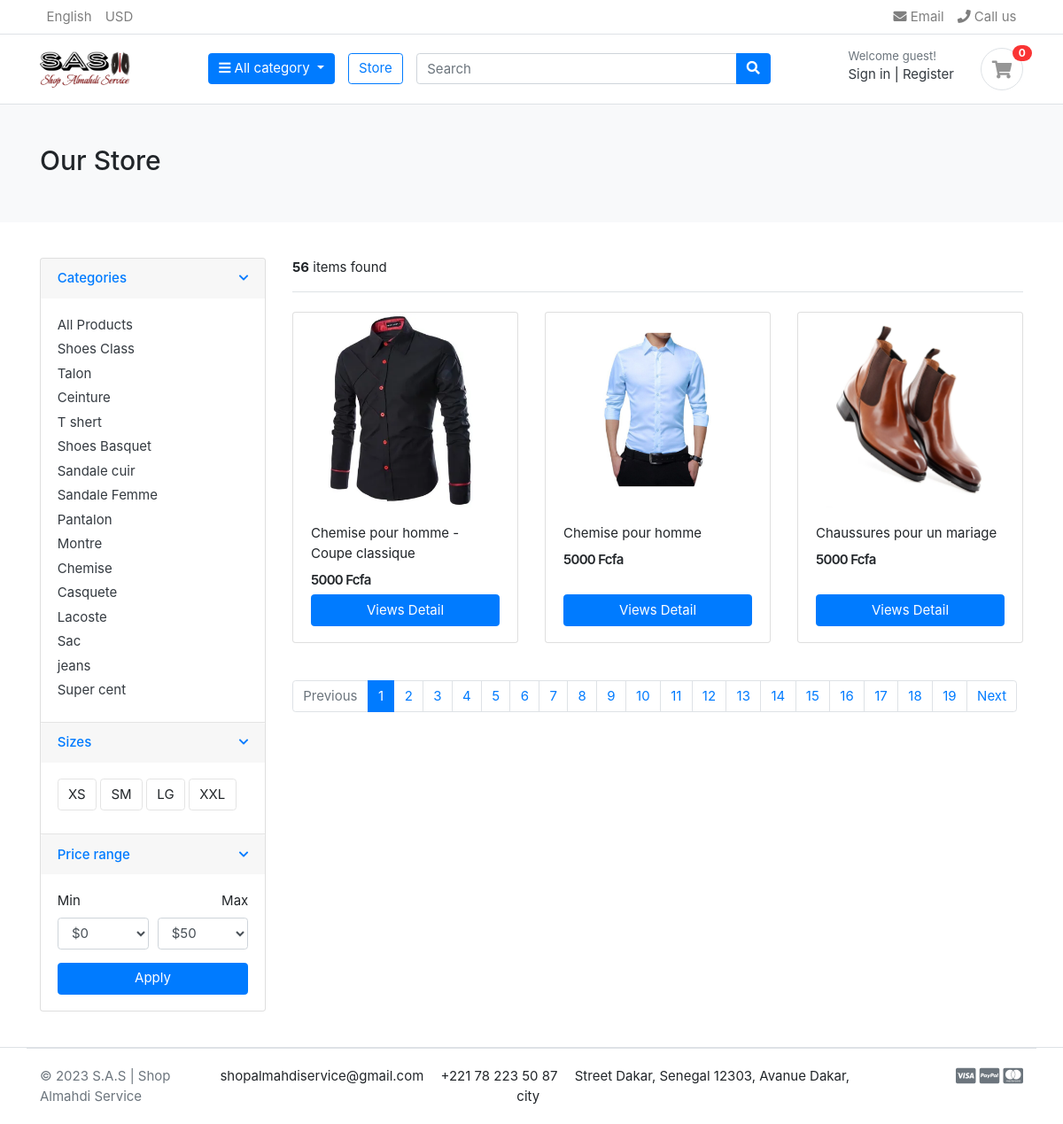
/store/, run on the app's committed database.
### category/models.py (models this page shows, shortened)
class Category (models.Model):
    category_name = models.CharField(max_length=50, unique=True)
    slug = models.SlugField(max_length=100, unique=True)
    description = models.TextField(max_length=255, blank=True)
    cat_image = models.ImageField(upload_to='photos/categories', blank=True)
    class Meta:
        verbose_name = 'category'
        verbose_name_plural = 'categories'
    def get_url(self):
        return reverse('product_by_category', args=[self.slug])

### store/models.py (models this page shows, shortened)
class Product(models.Model):
  product_name    = models.CharField(max_length=200, unique=True)
  slug            = models.SlugField(max_length=200, unique=True)
  description     = models.TextField(max_length=500, blank=True)
  price           = models.IntegerField()
  images          = models.ImageField(upload_to='photo/produts')
  stock           = models.IntegerField()
  is_available    = models.BooleanField(default=True)
  category        = models.ForeignKey(Category, on_delete=models.CASCADE)
  created_date    = models.DateTimeField(auto_now_add=True)
  modified_date   = models.DateField(auto_now=True)
  def get_url(self):
    return reverse('product_detail', args=[self.category.slug, self.slug])

### store/views.py (the view)
# urls.py: path('store/', include('store.urls')),
def store(request, category_slug=None):
    categories = None
    products = None
    if category_slug != None:
       categories = get_object_or_404(Category, slug=category_slug)
       products = Product.objects.filter(category=categories, is_available=True)
       paginator = Paginator(products, 2)
       page = request.GET.get('page')
       page_products = paginator.get_page(page)
       Product_count = products.count()
    else:
       products = Product.objects.all().filter(is_available=True).order_by('id')
       paginator = Paginator(products, 3)
       page = request.GET.get('page')
       page_products = paginator.get_page(page)
       Product_count = products.count()
    context = {
        'products': page_products,
        'Product_count' : Product_count,
            }
    return render(request, 'store/store.html', context)

### carts/context_processors.py (called while the page is built)
def counter(request):
  cart_count = 0
  if 'admin' in request.path:
    return {}
  else:
    try:
      cart = Cart.objects.filter(cart_id=_cart_id(request))
      if request.user.is_authenticated:
          cart_items = CartItem.objects.all().filter(user=request.user)
      else:
          cart_items = CartItem.objects.all().filter(cart=cart[:1])
      for cart_item in cart_items:
        cart_count += cart_item.quantity
    except Cart.DoesNotExist:
      cart_count = 0
  return dict(cart_count=cart_count)

### carts/views.py (called while the page is built)
def _cart_id(request):
  cart = request.session.session_key
  if not cart:
    cart = request.session.create()
  return cart

### category/context_processors.py (called while the page is built)
def menu_links(request):
  links = Category.objects.all()
  return dict(links=links)

### templates/store/store.html (shortened to what this page needs)
{% extends "base.html" %} {% load static %} {% block content %}
<section class="section-pagetop bg">
  <div class="container">
    {% if 'search' in request.path %}
      <h2 class="title-page">Search Result</h2>
    {% else %}
      <h2 class="title-page">Our Store</h2>
    {% endif %}
  </div>
</section>
<section class="section-content padding-y">
  <div class="container">
    <div class="row">
      <aside class="col-md-3">
        <div class="card">
          <article class="filter-group">
            <header class="card-header">
              <a
                href="#"
                data-toggle="collapse"
                data-target="#collapse_1"
                aria-expanded="true"
                class=""
              >
                <i class="icon-control fa fa-chevron-down"></i>
                <h6 class="title">Categories</h6>
              </a>
            </header>
            <div class="filter-content collapse show" id="collapse_1" style="">
              <div class="card-body">
                <ul class="list-menu">
                  <li><a href="{% url 'store' %}">All Products</a></li>
                  {% for category in links %}
                    <li><a href="{{ category.get_url }}">{{category.category_name}}</a></li>
                  {% endfor %}
                </ul>
              </div>
            </div>
          </article>
          <article class="filter-group">
            <header class="card-header">
              <a
                href="#"
                data-toggle="collapse"
                data-target="#collapse_4"
                aria-expanded="true"
                class=""
              >
                <i class="icon-control fa fa-chevron-down"></i>
                <h6 class="title">Sizes</h6>
              </a>
            </header>
            <div class="filter-content collapse show" id="collapse_4" style="">
              <div class="card-body">
                <label class="checkbox-btn">
                  <span class="btn btn-light"> XS </span>
                </label>
                <label class="checkbox-btn">
                  <span class="btn btn-light"> SM </span>
                </label>
                <label class="checkbox-btn">
                  <span class="btn btn-light"> LG </span>
                </label>
                <label class="checkbox-btn">
                  <span class="btn btn-light"> XXL </span>
                </label>
              </div>
            </div>
          </article>
          <article class="filter-group">
            <header class="card-header">
              <a
                href="#"
                data-toggle="collapse"
                data-target="#collapse_3"
                aria-expanded="true"
                class=""
              >
                <i class="icon-control fa fa-chevron-down"></i>
                <h6 class="title">Price range</h6>
              </a>
            </header>
            <div class="filter-content collapse show" id="collapse_3" style="">
              <div class="card-body">
                <div class="form-row">
                  <div class="form-group col-md-6">
                    <label>Min</label>
                    <select class="mr-2 form-control">
                      <option value="0">$0</option>
                    </select>
                  </div>
                  <div class="form-group text-right col-md-6">
                    <label>Max</label>
                    <select class="mr-2 form-control">
                      <option value="50">$50</option>
                    </select>
                  </div>
                </div>
                <button class="btn btn-block btn-primary">Apply</button>
              </div>
            </div>
          </article>
        </div>
      </aside>
      <main class="col-md-9">
        <header class="border-bottom mb-4 pb-3">
          <div class="form-inline">
            <span class="mr-md-auto">
              <b>{{ Product_count }}</b> items found
            </span>
          </div>
        </header>
        <div class="row">
          {% if products %}
          {% for product in products %}
          <div class="col-md-4">
            <figure class="card card-product-grid">
              <div class="img-wrap">
                <a href=" {{product.get_url}} "><img src="{{ product.images.url }}" /></a>
              </div>
              <figcaption class="info-wrap">
                <div class="fix-height">
                  <a href="{{product.get_url}}" class="title" >{{ product.product_name }}</a>
                  <div class="price-wrap mt-2">
                    <span class="price"> {{ product.price }} Fcfa </span>
                  </div>
                </div>
                <a href="{{product.get_url}}" class="btn btn-block btn-primary">Views Detail </a>
              </figcaption>
            </figure>
          </div>
          {% endfor %}
          {% else %}
          <div class="text-center"><h1>No Result found Please try again .</h1></div>
          {% endif %}
        </div>
        <nav class="mt-4" aria-label="Page navigation sample">
          {% if products.has_other_pages %}
            <ul class="pagination">
              {% if products.has_previous %}
              <li class="page-item"><a class="page-link" href="?page={{products.previous_page_number}}">Previous</a></li>
              {% else %}
                <li class="page-item disabled "><a class="page-link" href="#">Previous</a></li>
              {% endif %}
              {% for i in products.paginator.page_range %}
                  {% if products.number == i  %}
                  <li class="page-item active"><a class="page-link" href="#">{{i}}</a></li>
                  {% else %}
                  <li class="page-item"><a class="page-link" href="?page={{i}}">{{i}}</a></li>
                  {% endif %}
              {% endfor %}
              {% if products.has_next %}
                <li class="page-item"><a class="page-link" href="?page={{products.next_page_number}}">Next</a></li>
              {% else %}
                <li class="page-item disabled"><a class="page-link" href="#">Next</a></li>
              {% endif %}
          </ul>
          {% endif %}
        </nav>
      </main>
    </div>
  </div>
</section>
{% endblock content %}

### templates/base.html (shortened to what this page needs)
<!DOCTYPE html>
{% load static %}
<html lang="fr">
  <head>
    <link href="{% static 'css/bootstrap.css' %}" rel="stylesheet" type="text/css" />
    <link href="{% static 'fonts/fontawesome/css/all.min.css' %}" type="text/css" rel="stylesheet"/>
    <link href="{% static 'css/ui.css' %}" rel="stylesheet" type="text/css" />
    <link href="{% static 'css/responsive.css' %}" rel="stylesheet" media="only screen and (max-width: 1200px)"
    />
  </head>
  <body>
    {% include 'includes/navbar.html' %}
    {% block content %}{% endblock content %}
    {% include 'includes/footer.html' %}
  </body>
</html>

### templates/includes/navbar.html (shortened to what this page needs)
{% load static %}
<header class="section-header">
  <nav class="navbar p-md-0 navbar-expand-sm navbar-light border-bottom">
    <div class="container">
      <div class="collapse navbar-collapse" id="navbarTop4">
        <ul class="navbar-nav mr-auto">
          <li class="nav-item dropdown">
            <a href="#" class="nav-link"> English </a>
          </li>
          <li class="nav-item dropdown">
            <a href="#" class="nav-link"> USD </a>
          </li>
        </ul>
        <ul class="navbar-nav">
          <li><a href="#" class="nav-link"> <i class="fa fa-envelope"></i> Email </a></li>
          <li><a href="#" class="nav-link"> <i class="fa fa-phone"></i> Call us </a></li>
        </ul>
      </div>
    </div>
  </nav>
  <section class="header-main border-bottom">
    <div class="container">
      <div class="row align-items-center">
        <div class="col-lg-2 col-md-3 col-6">
          <a href="{% url 'home' %}" class="brand-wrap">
            <img class="logo" src="{% static './images/logo.png' %}" />
          </a>
        </div>
        <div class="col-lg col-sm col-md col-6 flex-grow-0">
          <div class="category-wrap dropdown d-inline-block float-right">
            <button type="button" class="btn btn-primary dropdown-toggle" data-toggle="dropdown">
              <i class="fa fa-bars"></i> All category
            </button>
          </div>
        </div>
        <a href="{% url 'store' %}" class="btn btn-outline-primary">Store</a>
        <div class="col-lg col-md-6 col-sm-12 col">
          <form action="{% url 'search' %}" class="search" method='GET'>
            <div class="input-group w-100">
              <input type="text" class="form-control" style="width: 60%" placeholder="Search" name="keyword">
              <div class="input-group-append">
                <button class="btn btn-primary" type="submit">
                  <i class="fa fa-search"></i>
                </button>
              </div>
            </div>
          </form>
        </div>
        <div class="col-lg-3 col-sm-6 col-8 order-2 order-lg-3">
          <div class="d-flex justify-content-end mb-3 mb-lg-0">
            {% if user.id is None %}
            <div class="widget-header">
              <small class="title text-muted">Welcome guest!</small>
              <div>
                <a href="{% url 'login' %}">Sign in</a>
                <span class="dark-transp"> | </span>
                <a href="{% url 'register' %}"> Register</a>
              </div>
            </div>
            {% endif %}
            <a href="{% url 'cart' %}" class="widget-header pl-3 ml-3">
              <div class="icon icon-sm rounded-circle border">
                <i class="fa fa-shopping-cart"></i>
              </div>
              <span class="badge badge-pill badge-danger notify">{{cart_count}}</span>
            </a>
          </div>
        </div>
      </div>
    </div>
  </section>
</header>

### templates/includes/footer.html
<footer class="section-footer border-top">
  <div class="container">
    <section class="footer-bottom border-top row">
      <div class="col-md-2">
        <p class="text-muted">&copy 2023 S.A.S | Shop Almahdi Service</p>
      </div>
      <div class="col-md-8 text-md-center">
        <span class="px-2">shopalmahdiservice@gmail.com</span>
        <span class="px-2">+221 78 223 50 87</span>
        <span class="px-2">Street Dakar, Senegal 12303, Avanue Dakar, city</span>
      </div>
      <div class="col-md-2 text-md-right text-muted">
        <i class="fab fa-lg fa-cc-visa"></i>
        <i class="fab fa-lg fa-cc-paypal"></i>
        <i class="fab fa-lg fa-cc-mastercard"></i>
      </div>
    </section>
  </div>
</footer>

### static/css/ui.css (style rules this page uses)
html { font-family: "Inter", sans-serif; font-size: 15px; }
.img-wrap { text-align: center; display: block; }
.img-wrap img { max-width: 100%; }
.price-wrap { letter-spacing: -0.7px; }
.icon-xs, .icon-sm, .icon-md, .icon-lg { display: inline-block; text-align: center; flex-shrink: 0; flex-grow: 0; }
.icon-sm { width: 48px; height: 48px; line-height: 48px !important; font-size: 20px; }
.padding-y { padding-top: 40px; padding-bottom: 40px; }
figure { margin-bottom: 0; }
article:after, .form-group:after { display: block; clear: both; content: ""; }
.bg { background-color: #f8f9fa; }
.title-page { color: #212529; }
p:last-child { margin-bottom: 0; }
.header-main { position: relative; padding-top: 1rem; padding-bottom: 1rem; }
.brand-wrap .logo, .navbar-brand .logo { margin-right: 7px; max-height: 42px; display: inline-block; }
.widget-header { display: inline-block; vertical-align: middle; position: relative; }
.widget-header a { color: #343a40; }
.widget-header i { color: #969696; }
.widget-header .title { display: block; }
.widget-header .notify { position: absolute; top: -3px; right: -10px; }
.footer-bottom { padding-top: 20px; padding-bottom: 20px; }
.btn-light { background-color: #fff; border-color: #e4e4e4; }
[class*=list-] li:after { visibility: hidden; display: block; content: ""; overflow: hidden; height: 0; clear: both; }
.list-menu { list-style: none; margin: 0; padding-left: 0; }
.list-menu li { margin-bottom: 5px; }
.list-menu a { color: #343a40; }
[class*=card-product] a.title { color: #212529; display: block; }
[class*=card-product] .img-wrap { overflow: hidden; position: relative; }
[class*=card-product] .img-wrap img { height: 100%; max-width: 100%; width: auto; display: inline-block; -o-object-fit: cover; object-fit: cover; }
.card-product-grid { margin-bottom: 20px; }
.card-product-grid .img-wrap { border-radius: 0.2rem 0.2rem 0 0; height: 220px; }
.card-product-grid .info-wrap { overflow: hidden; padding: 18px 20px; }
.card-product-grid .fix-height { height: 80px; overflow: hidden; }
.card .img-wrap { overflow: hidden; }
.notify { position: absolute; top: -4px; right: -10px; display: inline-block; padding: 0.25em 0.6em; font-size: 12px; line-height: 1; text-align: center; border-radius: 3rem; color: #fff; background-color: #fa3434; }
.price { font-weight: 600; color: #212529; }
.icon-control { margin-top: 5px; float: right; font-size: 80%; }
.card-header .title { margin-bottom: 0; line-height: 1.5; }
.filter-group { border-bottom: 1px solid #e4e4e4; }
.filter-group .card-header { border-bottom: 0; }
.filter-group:last-child { border-bottom: 0; }
.checkbox-btn { position: relative; }
.section-pagetop { padding: 45px 0; }

### data on the page
Category: category_name "Shoes Class"
Category: category_name "Talon"
Category: category_name "Ceinture"
Category: category_name "T shert"
Category: category_name "Shoes Basquet"
Category: category_name "Sandale cuir"
Category: category_name "Sandale Femme"
Category: category_name "Pantalon"
Category: category_name "Montre"
Category: category_name "Chemise"
Category: category_name "Casquete"
Category: category_name "Lacoste"
Category: category_name "Sac"
Category: category_name "jeans"
Category: category_name "Super cent"
Product: images (picture), product_name "Chemise pour homme - Coupe classique", price "5000"
Product: images (picture), product_name "Chemise pour homme", price "5000"
Product: images (picture), product_name "Chaussures pour un mariage", price "5000"

### other printed values
{{ cart_count }} "0"
{{ Product_count }} "56"
{{ i }} "1"
{{ i }} "2" "3" "4" "5" "6" "7" "8" "9" "10" "11" "12" "13" "14" "15" "16" "17" "18" "19"
